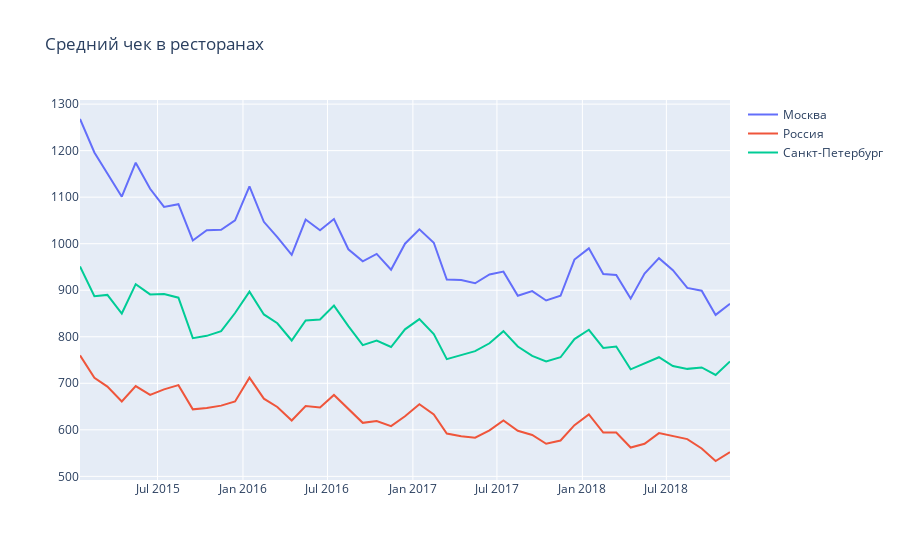

This figure's notebook cell:
### Code cell
#Сравним данные по среднему чеку по Москве, Санкт-Петербургу и России

df_mos =df.loc[df['region'] == 'Москва'] 
df_ru =df.loc[df['region'] == "Россия"]
df_pi =df.loc[df['region'] == "Санкт-Петербург"]

trace1 = go.Scatter(x = df_mos.date, y = df_mos.average, mode = 'lines', name = 'Москва')
trace2 = go.Scatter(x = df_ru.date, y = df_ru.average, mode = 'lines', name = 'Россия')
trace3 = go.Scatter(x = df_pi.date, y = df_pi.average, mode = 'lines', name = 'Санкт-Петербург')
data = [trace1, trace2, trace3]

layout = dict(title = "Средний чек в ресторанах")
fig = dict(data = data, layout = layout)
iplot(fig, show_link=False)
